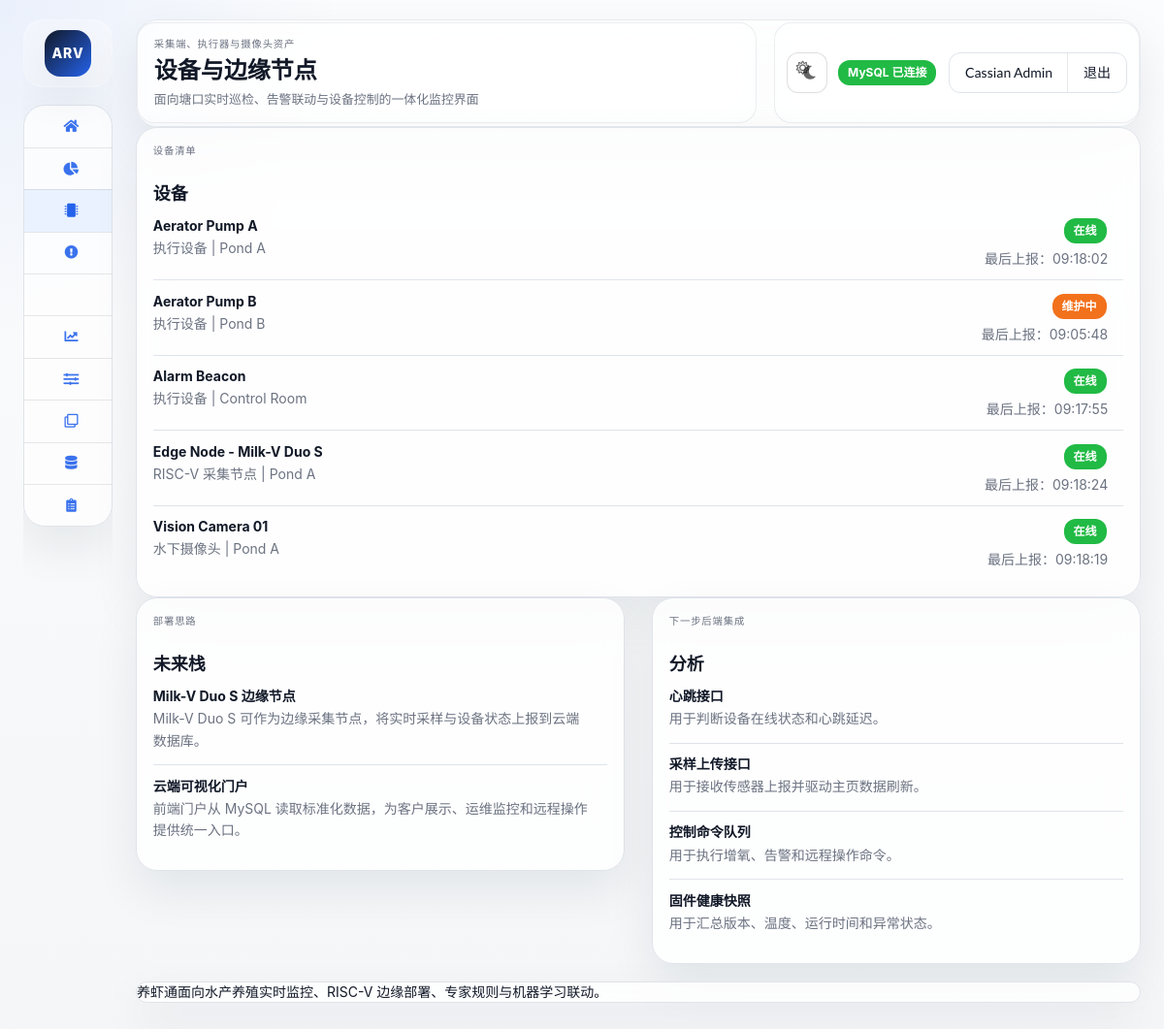
The app's page /devices.php (signed in) with its own data.
### tables this page shows
CREATE TABLE IF NOT EXISTS devices (
	id INT AUTO_INCREMENT PRIMARY KEY,
	device_name VARCHAR(120) NOT NULL,
	device_type VARCHAR(64) NOT NULL,
	device_status VARCHAR(32) NOT NULL,
	location VARCHAR(120) NOT NULL,
	last_seen VARCHAR(32) NOT NULL
);

### app/lib/i18n.php (called while the page is built, shortened)
<?php
function current_locale()
{
	return 'zh-CN';
}
function t($key)
{
	$locale = current_locale();
	$catalog = translation_catalog();
	if (isset($catalog[$locale][$key]))
		return $catalog[$locale][$key];
	return $key;
}
function translation_catalog()
{
	return include __DIR__ . '/../translations.php';
}

### app/lib/helpers.php (called while the page is built, shortened)
<?php
function h($value)
{
	return htmlspecialchars((string) $value, ENT_QUOTES, 'UTF-8');
}
function semantic_label_class($status)
{
	$status = strtolower((string) $status);
	if ($status === 'warning' || $status === 'maintenance')
		return 'orange';
	if ($status === 'healthy' || $status === 'online' || $status === 'normal' || $status === 'queued' || $status === 'sent' || $status === 'acknowledged' || $status === 'executed' || $status === 'success')
		return 'green';
	return 'grey';
}
function chinese_status_text($status)
{
	$status = strtolower((string) $status);
	$map = [
		'healthy' => '正常',
		'normal' => '正常',
		'success' => '正常',
		'online' => '在线',
		'warning' => '预警',
		'maintenance' => '维护中',
		'critical' => '严重',
		'error' => '异常',
		'offline' => '离线',
		'queued' => '排队中',
		'sent' => '已发送',
		'acknowledged' => '已确认',
		'executed' => '已执行',
		'failed' => '执行失败',
		'start' => '启动',
		'stop' => '停止',
		'manual_override' => '人工接管',
		'trigger_alarm' => '触发告警',
	];
	return isset($map[$status]) ? $map[$status] : (string) $status;
}
function chinese_device_type($type)
{
	$type = strtolower(trim((string) $type));
	$map = [
		'risc-v collector' => 'RISC-V 采集节点',
		'actuator' => '执行设备',
		'underwater camera' => '水下摄像头',
	];
	return isset($map[$type]) ? $map[$type] : (string) $type;
}

### app/lib/repositories.php (called while the page is built, shortened)
<?php
function fetch_devices(array $config)
{
	$pdo = get_pdo($config);
	try {
		$rows = $pdo->query(
			"SELECT device_name AS name, device_type AS type, device_status AS status, location, last_seen
			 FROM devices
			 ORDER BY device_name ASC"
		)->fetchAll();
	} catch (Throwable $exception) {
		return sample_devices_data();
	}
	return $rows ?: sample_devices_data();
}

### public/devices.php (the view, shortened to what this page needs)
<?php
require_once __DIR__ . '/../app/bootstrap.php';
$devices = fetch_devices($config);
require __DIR__ . '/partials/header.php';
?>
<section class="ui segment card dashboard portal-section">
	<div class="dashboard-header">
		<div>
			<p class="portal-eyebrow"><?= h(t('device_fleet')); ?></p>
			<h3><?= h(t('nav_devices')); ?></h3>
		</div>
	</div>
	<div class="ui list portal-info-list">
		<?php foreach ($devices as $device): ?>
			<div class="item">
				<div class="portal-info-main">
					<strong><?= h($device['name']); ?></strong>
					<p><?= h(chinese_device_type($device['type'])); ?> | <?= h($device['location']); ?></p>
				</div>
				<div class="portal-info-side">
					<div class="ui <?= h(semantic_label_class($device['status'])); ?> label"><?= h(chinese_status_text($device['status'])); ?></div>
					<div>最后上报：<?= h($device['last_seen']); ?></div>
				</div>
			</div>
		<?php endforeach; ?>
	</div>
</section>
<div class="ui stackable two column grid portal-section">
	<div class="column">
		<section class="ui segment card dashboard">
			<div class="dashboard-header">
				<div>
					<p class="portal-eyebrow"><?= h(t('deployment_concept')); ?></p>
					<h3><?= h(t('future_stack')); ?></h3>
				</div>
			</div>
			<div class="ui list portal-info-list">
				<div class="item">
					<div class="portal-info-main"><strong>Milk-V Duo S 边缘节点</strong><p><?= h(t('deployment_body_1')); ?></p></div>
				</div>
				<div class="item">
					<div class="portal-info-main"><strong>云端可视化门户</strong><p><?= h(t('deployment_body_2')); ?></p></div>
				</div>
			</div>
		</section>
	</div>
	<div class="column">
		<section class="ui segment card dashboard">
			<div class="dashboard-header">
				<div>
					<p class="portal-eyebrow"><?= h(t('next_backend_integrations')); ?></p>
					<h3><?= h(t('nav_analytics')); ?></h3>
				</div>
			</div>
			<div class="ui list portal-info-list">
				<div class="item"><div class="portal-info-main"><strong>心跳接口</strong><p>用于判断设备在线状态和心跳延迟。</p></div></div>
				<div class="item"><div class="portal-info-main"><strong>采样上传接口</strong><p>用于接收传感器上报并驱动主页数据刷新。</p></div></div>
				<div class="item"><div class="portal-info-main"><strong>控制命令队列</strong><p>用于执行增氧、告警和远程操作命令。</p></div></div>
				<div class="item"><div class="portal-info-main"><strong>固件健康快照</strong><p>用于汇总版本、温度、运行时间和异常状态。</p></div></div>
			</div>
		</section>
	</div>
</div>
<?php require __DIR__ . '/partials/footer.php'; ?>

### public/assets/css/styles.css (style rules this page uses)
:root { --portal-bg: #f4f6f8; --portal-panel: #ffffff; --portal-panel-soft: #f8fafc; --portal-border: #dfe4ea; --portal-text: #111827; --portal-muted: #6b7280; --portal-accent: #2563eb; --portal-accent-soft: #eaf2ff; --portal-shadow: 0 20px 48px rgba(15, 23, 42, 0.08); --portal-gauge-track: #e7ebf0; --portal-gauge-fill: #2563eb; --portal-chart-line: #2563eb; --portal-sidebar-width: 252px; --portal-sidebar-collapsed-width: 92px; }
html, body { min-height: 100%; }
body { margin: 0; font-family: "SF Pro Display", "Segoe UI", "Helvetica Neue", "PingFang SC", "Hiragino Sans", sans-serif; background: radial-gradient(circle at top left, rgba(37, 99, 235, 0.08), transparent 22%), linear-gradient(180deg, #fbfcfd 0%, var(--portal-bg) 100%); color: var(--portal-text); }
.portal-eyebrow { margin: 0 0 4px; font-size: 0.74rem; letter-spacing: 0.08em; text-transform: uppercase; color: var(--portal-muted); }
.portal-sidebar h1, .portal-main h2, .ui.segment.card h3, .ui.segment.card h4 { color: var(--portal-text); }
.ui.segment.card, .ui.segment.card.portal-topbar, .ui.segment.card.portal-sidebar-card, .ui.segment.card.portal-footer-card, .ui.segment.card.dashboard { display: block; width: 100%; max-width: none; margin: 0 !important; border: 1px solid var(--portal-border); border-radius: 22px; background: rgba(255, 255, 255, 0.82); box-shadow: var(--portal-shadow); backdrop-filter: blur(18px); }
.portal-section { margin-top: 16px; }
.ui.segment.card.dashboard { padding: 1.15rem 1.2rem; }
.dashboard-header { display: flex; align-items: center; justify-content: space-between; gap: 14px; margin-bottom: 0.9rem; }
.ui.list.portal-info-list > .item { display: flex; justify-content: space-between; align-items: flex-start; gap: 16px; padding: 0.95rem 0; border-top: 1px solid var(--portal-border); }
.ui.list.portal-info-list > .item:first-child { border-top: 0; padding-top: 0; }
.portal-info-main { flex: 1; }
.portal-info-main strong { display: block; margin-bottom: 0.3rem; color: var(--portal-text); }
.portal-info-main p, .portal-info-main .description { margin: 0; color: var(--portal-muted); line-height: 1.6; }
.portal-info-side { display: flex; flex-direction: column; align-items: flex-end; gap: 8px; text-align: right; color: var(--portal-muted); flex-shrink: 0; max-width: 34%; }
.ui.button, .ui.label, .ui.menu, .ui.message, .ui.table, .ui.form input, .ui.form select { border-radius: 12px; }
.ui.basic.label, .ui.label { font-weight: 700; }

### records on screen
devices: device_name "Aerator Pump A", device_type "执行设备", location "Pond A", device_status "在线", last_seen "09:18:02"
devices: device_name "Aerator Pump B", device_type "执行设备", location "Pond B", device_status "维护中", last_seen "09:05:48"
devices: device_name "Alarm Beacon", device_type "执行设备", location "Control Room", device_status "在线", last_seen "09:17:55"
devices: device_name "Edge Node - Milk-V Duo S", device_type "RISC-V 采集节点", location "Pond A", device_status "在线", last_seen "09:18:24"
devices: device_name "Vision Camera 01", device_type "水下摄像头", location "Pond A", device_status "在线", last_seen "09:18:19"

### other values on screen
$page_tagline "采集端、执行器与摄像头资产"
$page_heading "设备与边缘节点"
t('db_connected') "MySQL 已连接"
$user['display_name'] "Cassian Admin"
t('nav_logout') "退出"
t('device_fleet') "设备清单"
t('nav_devices') "设备"
t('deployment_concept') "部署思路"
t('future_stack') "未来栈"
t('deployment_body_1') "Milk-V Duo S 可作为边缘采集节点，将实时采样与设备状态上报到云端数据库。"
t('deployment_body_2') "前端门户从 MySQL 读取标准化数据，为客户展示、运维监控和远程操作提供统一入口。"
t('next_backend_integrations') "下一步后端集成"
t('nav_analytics') "分析"
t('footer_text') "养虾通面向水产养殖实时监控、RISC-V 边缘部署、专家规则与机器学习联动。"
